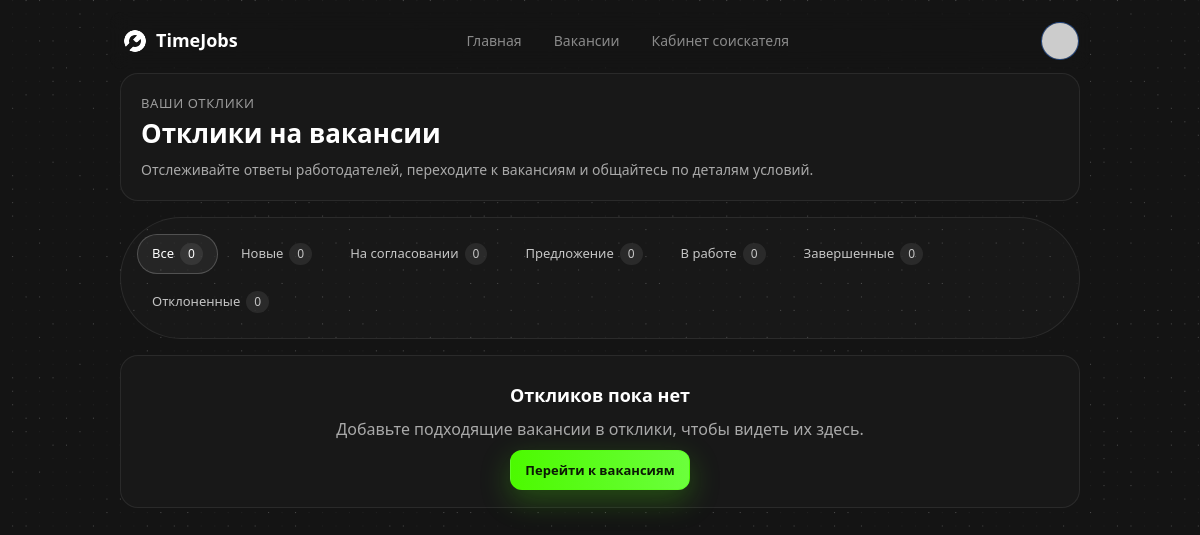
Page /my-applications (signed in) on the earlier database version.
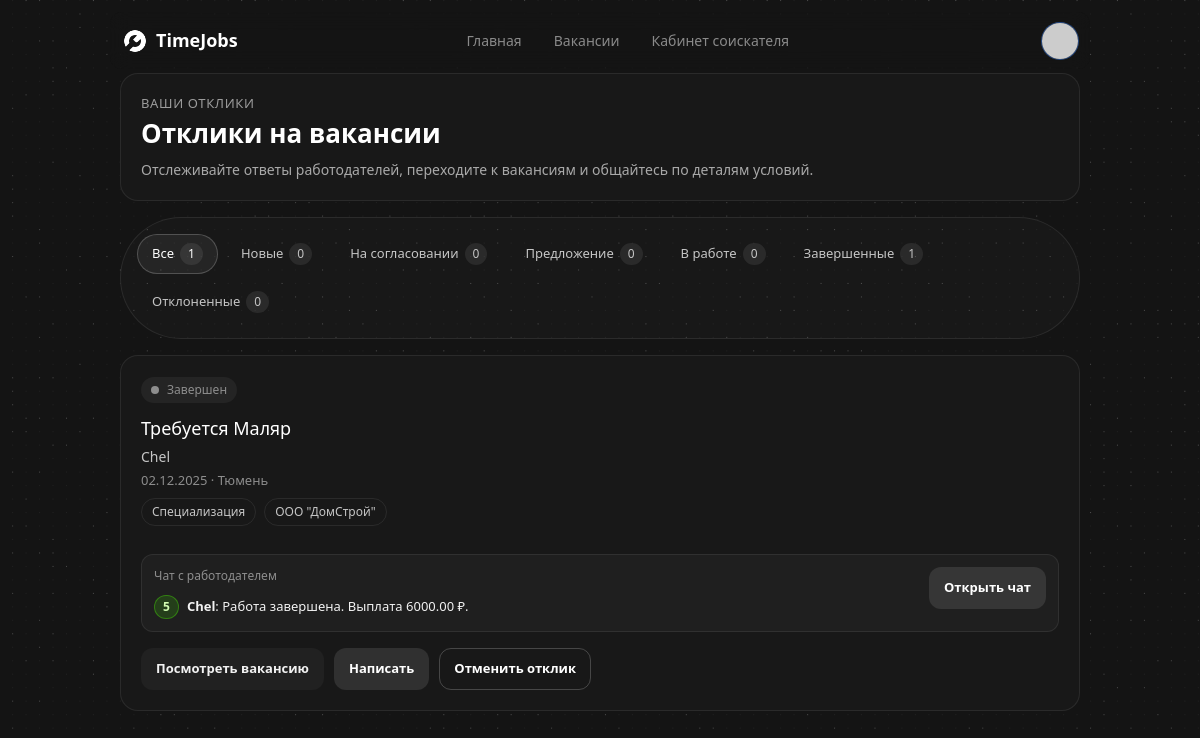
Same page on the later database version.
### app.py (models this page shows)
class Application(db.Model):
    id = db.Column(db.Integer, primary_key=True)
    job_id = db.Column(db.Integer, db.ForeignKey('job.id'), nullable=False)
    worker_id = db.Column(db.Integer, db.ForeignKey('user.id'), nullable=False)
    note = db.Column(db.Text)
    status = db.Column(db.String(20), default='applied')  # applied, accepted, rejected
    created_at = db.Column(db.DateTime, default=datetime.datetime.utcnow)
    frozen_amount = db.Column(db.Float, default=0)
    work_units = db.Column(db.Integer, default=0)
    job = db.relationship('Job', backref='applications')
    worker = db.relationship('User')
    messages = db.relationship(
        'ChatMessage',
        backref='application',
        lazy=True,
        cascade='all, delete-orphan'
    )
    __table_args__ = (
        UniqueConstraint('job_id', 'worker_id', name='uq_job_worker'),
    )

class Job(db.Model):
    id = db.Column(db.Integer, primary_key=True)
    employer_id = db.Column(db.Integer, db.ForeignKey('user.id'), nullable=False)
    title = db.Column(db.String(200), nullable=False)
    description = db.Column(db.Text)
    city = db.Column(db.String(120))
    specialization = db.Column(db.String(120))
    wage = db.Column(db.Float, default=0)
    pay_type = db.Column(db.String(20), default='shift')  # shift, hourly
    duration_days = db.Column(db.Integer, default=1)
    status = db.Column(db.String(20), default='pending')  # pending, approved, rejected
    created_at = db.Column(db.DateTime, default=datetime.datetime.utcnow)
    view_count = db.Column(db.Integer, default=0)
    experience_level = db.Column(db.String(50))
    employment_type = db.Column(db.String(50))
    tariff = db.Column(db.String(50))
    employer = db.relationship('User', backref='jobs')

class User(db.Model, UserMixin):
    id = db.Column(db.Integer, primary_key=True)
    name = db.Column(db.String(120), nullable=False)
    first_name = db.Column(db.String(120))
    last_name = db.Column(db.String(120))
    middle_name = db.Column(db.String(120))
    gender = db.Column(db.String(20))
    city = db.Column(db.String(120))
    birth_date = db.Column(db.Date)
    email = db.Column(db.String(120), unique=True, nullable=False)
    password_hash = db.Column(db.String(255), nullable=False)
    role = db.Column(db.String(20), default='worker')  # worker, employer, moderator
    phone = db.Column(db.String(50))
    education = db.Column(db.String(255))
    exp_years = db.Column(db.Integer, default=0)
    avatar_url = db.Column(db.String(255))
    deposit = db.Column(db.Float, default=0)
    rating = db.Column(db.Float, default=0)
    educations = db.relationship('WorkerEducation', backref='user', lazy=True, cascade='all, delete-orphan')
    experiences = db.relationship('WorkerExperience', backref='user', lazy=True, cascade='all, delete-orphan')
    skills = db.relationship('WorkerSkill', backref='user', lazy=True, cascade='all, delete-orphan')

class ChatMessage(db.Model):
    __tablename__ = 'chat_message'
    id = db.Column(db.Integer, primary_key=True)
    application_id = db.Column(db.Integer, db.ForeignKey('application.id'), nullable=False)
    sender_id = db.Column(db.Integer, db.ForeignKey('user.id'), nullable=False)
    text = db.Column(db.Text, nullable=False)
    created_at = db.Column(db.DateTime, default=datetime.datetime.utcnow)
    is_system = db.Column(db.Boolean, default=False)
    sender = db.relationship('User')

### app.py (the view)
@app.route('/my-applications')
@login_required
def my_applications():
    if current_user.role != 'worker':
        flash('Only workers can view their applications.', 'error')
        return redirect(url_for('index'))
    filter_key = request.args.get('filter', 'all')
    apps = Application.query.filter_by(worker_id=current_user.id) \
                            .order_by(Application.created_at.desc()).all()
    waiting_apps = [app for app in apps if app.status == 'applied']
    approval_apps = [app for app in apps if app.status == 'awaiting_approval']
    offer_apps = [app for app in apps if app.status == 'work_offer']
    in_work_apps = [app for app in apps if app.status == 'in_work']
    completed_apps = [app for app in apps if app.status == 'completed']
    rejected_apps = [app for app in apps if app.status == 'rejected']
    filter_options = [
        dict(key='all', label=FILTER_LABELS['all'], count=len(apps)),
        dict(key='waiting', label=FILTER_LABELS['waiting'], count=len(waiting_apps)),
        dict(key='approval', label=FILTER_LABELS['approval'], count=len(approval_apps)),
        dict(key='offer', label=FILTER_LABELS['offer'], count=len(offer_apps)),
        dict(key='in_work', label=FILTER_LABELS['in_work'], count=len(in_work_apps)),
        dict(key='completed', label=FILTER_LABELS['completed'], count=len(completed_apps)),
        dict(key='rejected', label=FILTER_LABELS['rejected'], count=len(rejected_apps)),
    ]
    total_count = len(apps)
    invited_count = len(in_work_apps)
    filtered = apps
    if filter_key == 'waiting':
        filtered = waiting_apps
    elif filter_key == 'approval':
        filtered = approval_apps
    elif filter_key == 'offer':
        filtered = offer_apps
    elif filter_key == 'in_work':
        filtered = in_work_apps
    elif filter_key == 'completed':
        filtered = completed_apps
    elif filter_key == 'rejected':
        filtered = rejected_apps
    elif filter_key not in ('all',):
        filter_key = 'all'
    status_labels = STATUS_LABELS
    chat_meta = {}
    filtered_ids = [a.id for a in filtered]
    if filtered_ids:
        msgs = ChatMessage.query.filter(ChatMessage.application_id.in_(filtered_ids)) \
            .order_by(ChatMessage.created_at.desc()).all()
        for msg in msgs:
            meta = chat_meta.setdefault(msg.application_id, {'count': 0, 'last': None})
            meta['count'] += 1
            if meta['last'] is None:
                meta['last'] = msg
    return render_template(
        'my_applications.html',
        applications=filtered,
        filter_options=filter_options,
        active_filter=filter_key,
        status_labels=status_labels,
        total_count=total_count,
        invited_count=invited_count,
        chat_meta=chat_meta
    )

### app.py (called while the page is built)
@login_manager.user_loader
def load_user(user_id):
    return User.query.get(int(user_id))

@app.before_request
def _ensure_db_initialized():
    global _db_initialized
    if not _db_initialized:
        init_db()
        _db_initialized = True

### templates/my_applications.html (shortened to what the changed rows need)
{% extends "base.html" %}
{% block content %}
<div class="responses-shell">
    <div class="responses-inner">
        <header class="responses-header glass-card">
            <div>
                <h1>Отклики на вакансии</h1>
            </div>
        </header>
        <div class="responses-tabs glass-card">
            {% for tab in filter_options %}
            <a href="{{ url_for('my_applications', filter=tab.key) }}"
               class="responses-tab{% if active_filter == tab.key %} is-active{% endif %}">
                <span>{{ tab.label }}</span>
                <span class="responses-tab__count">{{ tab.count }}</span>
            </a>
            {% endfor %}
        </div>
        {% if not applications %}
        <div class="glass-card responses-empty">
            <p class="responses-empty__title">Откликов пока нет</p>
            <p class="responses-empty__text">
                Добавьте подходящие вакансии в отклики, чтобы видеть их здесь.
            </p>
            <a href="{{ url_for('vacancies') }}" class="responses-btn primary">Перейти к вакансиям</a>
        </div>
        {% else %}
        <div class="responses-list">
            {% for app in applications %}
                {% set status_info = status_labels.get(app.status, {'label':'Без статуса','css':'muted'}) %}
                {% set job_link = url_for('vacancy_detail', job_id=app.job.id) if app.job else None %}
                {% set employer = app.job.employer if app.job else None %}
                {% set contact_href = None %}
                {% if employer and employer.phone %}
                    {% set contact_href = 'tel:' ~ employer.phone %}
                {% elif employer and employer.email %}
                    {% set contact_href = 'mailto:' ~ employer.email %}
                {% else %}
                    {% set contact_href = 'mailto:support@timejobs.local' %}
                {% endif %}
                <article class="responses-card glass-card">
                    <div class="responses-card__status responses-status--{{ status_info.css }}">
                        <span class="dot"></span>{{ status_info.label }}
                    </div>
                    <div class="responses-card__body">
                        <div class="responses-card__main">
                            <h3>{{ app.job.title if app.job else 'Вакансия удалена' }}</h3>
                            <p class="responses-company">
                                {{ app.job.employer.name if app.job and app.job.employer else 'Работодатель не указан' }}
                            </p>
                            <p class="responses-meta">
                                {{ app.created_at.strftime('%d.%m.%Y') if app.created_at else 'Дата не указана' }} ·
                                {{ app.job.city or 'Город не указан' }}
                            </p>
                            <div class="responses-tags">
                                <span>Специализация</span>
                                <span>{{ app.job.specialization or 'Не указано' }}</span>
                            </div>
                        </div>
                        {% set chat_info = chat_meta.get(app.id) %}
                        {% set last_text = (chat_info.last.text if chat_info and chat_info.last else '') | replace('\\n', ' ') %}
                        <div class="chat-preview responses-chat">
                            <div class="chat-preview__content">
                                <div class="chat-preview__label">Чат с работодателем</div>
                                {% if chat_info %}
                                    <div class="chat-preview__text">
                                        <span class="chat-preview__count">{{ chat_info.count }}</span>
                                        <span class="chat-preview__snippet">
                                            <strong>{{ 'Вы' if chat_info.last.sender_id == current_user.id else (employer.name if employer else 'Работодатель') }}</strong>:
                                            {{ last_text[:120] }}{% if last_text|length > 120 %}…{% endif %}
                                        </span>
                                    </div>
                                {% else %}
                                    <div class="chat-preview__text chat-preview__text--muted">Пока нет сообщений</div>
                                {% endif %}
                            </div>
                            {% set chat_allowed = app.status in ['awaiting_approval','work_offer','in_work','completed'] %}
                            {% if chat_allowed %}
                                <a class="responses-btn secondary" href="{{ url_for('application_chat', app_id=app.id) }}">Открыть чат</a>
                            {% else %}
                                <span class="responses-btn secondary" aria-disabled="true" style="opacity:0.6;cursor:not-allowed;">После согласования</span>
                            {% endif %}
                        </div>
                        <div class="responses-card__actions">
                            {% if job_link %}
                            <a class="responses-btn ghost" href="{{ job_link }}">Посмотреть вакансию</a>
                            {% else %}
                            <span class="responses-btn ghost" aria-disabled="true" style="opacity:0.6;cursor:not-allowed;">Вакансия недоступна</span>
                            {% endif %}
                            <a class="responses-btn secondary" href="{{ contact_href }}">Написать</a>
                            <form method="post"
                                  action="{{ url_for('withdraw_application', app_id=app.id) }}"
                                  onsubmit="return confirm('Отменить отклик?');"
                                  style="display:inline;">
                                <button class="responses-btn outline" type="submit">Отменить отклик</button>
                            </form>
                        </div>
                    </div>
                </article>
            {% endfor %}
        </div>
        {% endif %}
    </div>
</div>
{% endblock %}

Differences in the rows shown:
added Application: label "Завершен", job "Требуется Маляр", job.employer "Chel", created_at "02.12.2025", job "Тюмень", job "ООО \"ДомСтрой\"", count "5"
now on this page (row unchanged): User: name "Chel"
added ChatMessage: text "Работа завершена. Выплата 6000.00 ₽."
Other differences:
new list line: "Все 1"
new list line: "Завершенные 1"
list line gone: "Все 0"
list line gone: "Завершенные 0"
text no longer shown: "Откликов пока нет Добавьте подходящие вакансии в отклики, чтобы видеть их здесь. Перейти к вакансиям"
